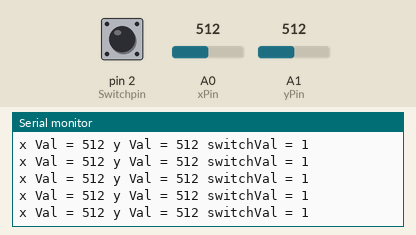
Recording of a sketch running on a simulated Arduino Uno, built with avr-gcc and run on an emulated ATmega328P. Parts: the last lines printed to the serial monitor. The inputs (shaded band) are chosen by the test bench; at power-on: A0 (xPin) = 512, A1 (yPin) = 512, pin 2 (Switchpin) HIGH.

Above: at 1.2 s.
1.3 s: A0 (xPin) set to 716
At 1.76 s:
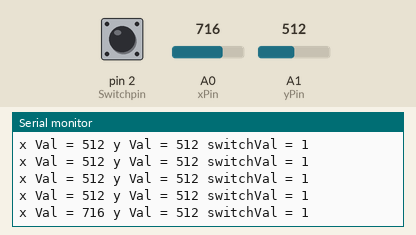
2.8 s: A1 (yPin) set to 716
At 2.97 s:
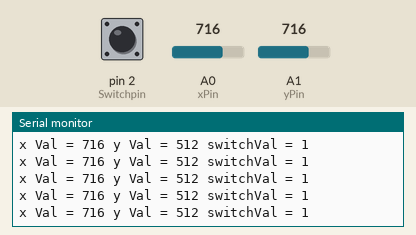
4.3 s: pin 2 (Switchpin) pulled LOW for 0.25 s
At 4.77 s:
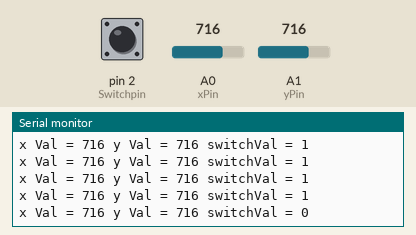
6.0 s: A0 (xPin) set to 900
At 6.18 s:
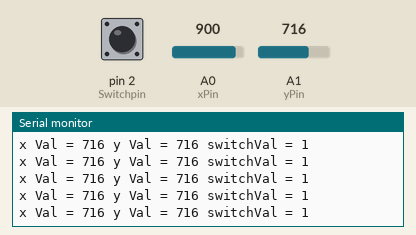
7.5 s: pin 2 (Switchpin) pulled LOW for 1 s
At 7.99 s:
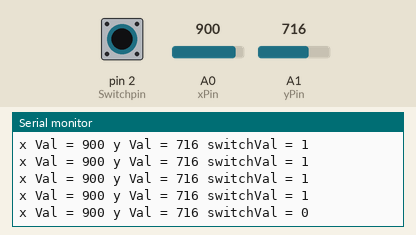
10.0 s: A1 (yPin) set to 900
At 10.0 s:
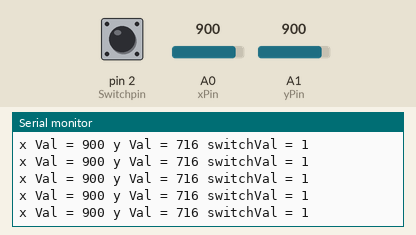
Timing chart, 0 to 12.5 s (numbered marks = the images above; inputs shaded):
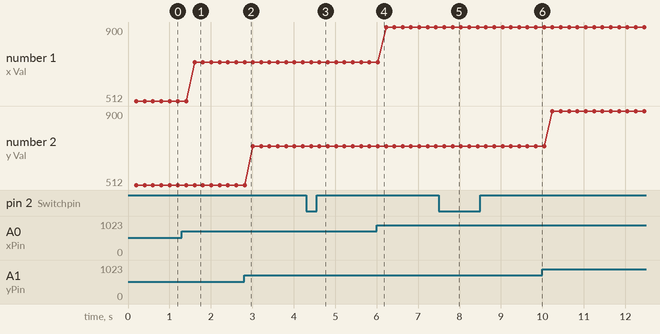

The sketch:

32.joySticks.ino
```cpp
/* C++ code
 there is no joystick in tinkercad
 in joy stick top one is gnd
 2nd one is 5v
 3rd one is connect by analog pin - x potentiometer in joystick
 4th one is also connect by analog pin - y potentiometer in joystick
 5th swith hai isme digital read karke ka hai, connect to digital pins
*/

int xPin = A0;
int yPin = A1;
int Switchpin = 2;
int xVal;
int yVal;
int SwitchVal;
int dt = 200;

void setup()
{
  Serial.begin(9600);
  pinMode(xPin, INPUT);
  pinMode(yPin, INPUT);
  pinMode(SwitchVal, INPUT);
  digitalWrite(Switchpin, HIGH);
}

void loop()
{
  xVal = analogRead(xPin);
  yVal = analogRead(yPin);
  SwitchVal = digitalRead(Switchpin);
  delay(dt);
  Serial.print("x Val = ");
  Serial.print(xVal);
  Serial.print(" y Val = ");
  Serial.print(yVal);
  Serial.print(" switchVal = ");
  Serial.println(SwitchVal);


}
```

Measured:
- after the input at 1.3 s, the serial monitor: prints a new line after 0.31 s (image 1)
- after the input at 4.3 s, the serial monitor: prints a new line after 0.32 s (image 3)
- after the input at 7.5 s, the serial monitor: prints a new line after 0.33 s (image 5)
- plotted number 1: 512 → 716 after the input at 1.3 s, 716 → 900 after the input at 6.0 s
